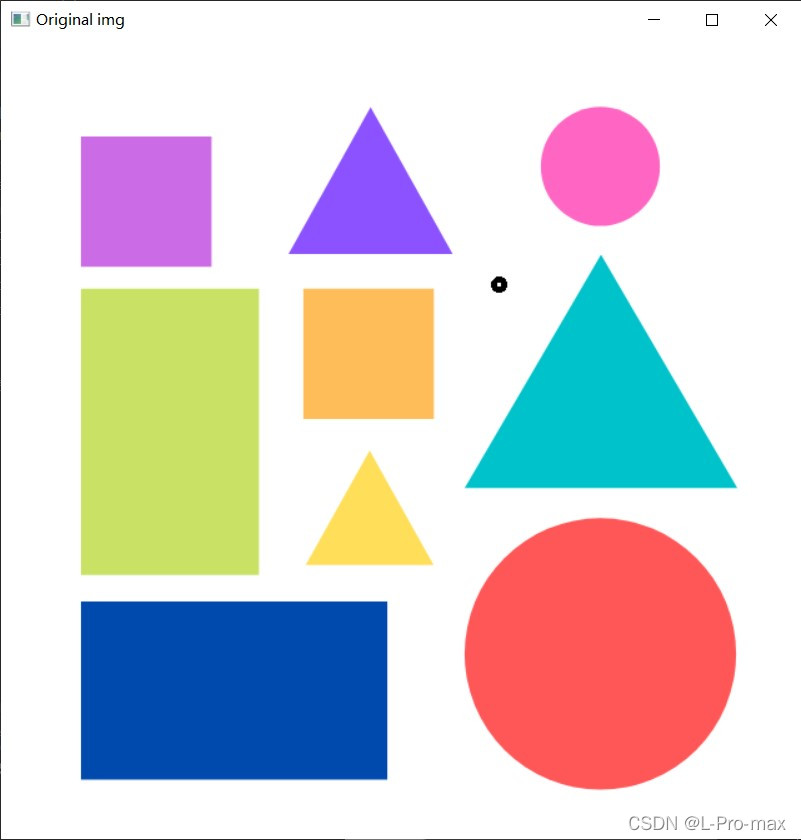
#> input picture 电赛视觉复现/rect1.jpeg, 801 x 840 px
$ jupyter execute --allow-errors '矩形检测.ipynb'
#> lines starting #> are read from the running program, lines starting #| are printed output that depends on the picture; after the words box and inside, x2 and y2 are one past the last pixel; in counts of white or black regions, pixels touching at a corner belong together
[cell 1]
import cv2

# 读取图像
img = cv2.imread('rect1.jpeg')
#> img is the input picture: shape (840, 801, 3); mean B, G, R 210.8, 208.1, 213.5
# 转换为灰度图像
gray = cv2.cvtColor(img, cv2.COLOR_BGR2GRAY)
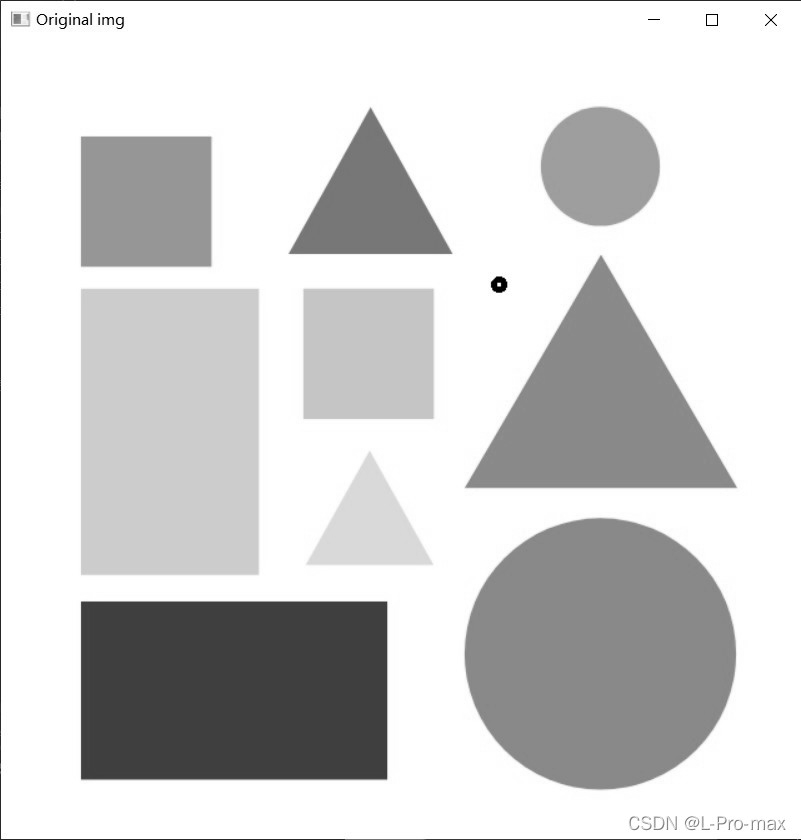
#> gray: shape (840, 801); min 0, max 255, mean 210
# 边缘检测
edges = cv2.Canny(gray, 50, 150)
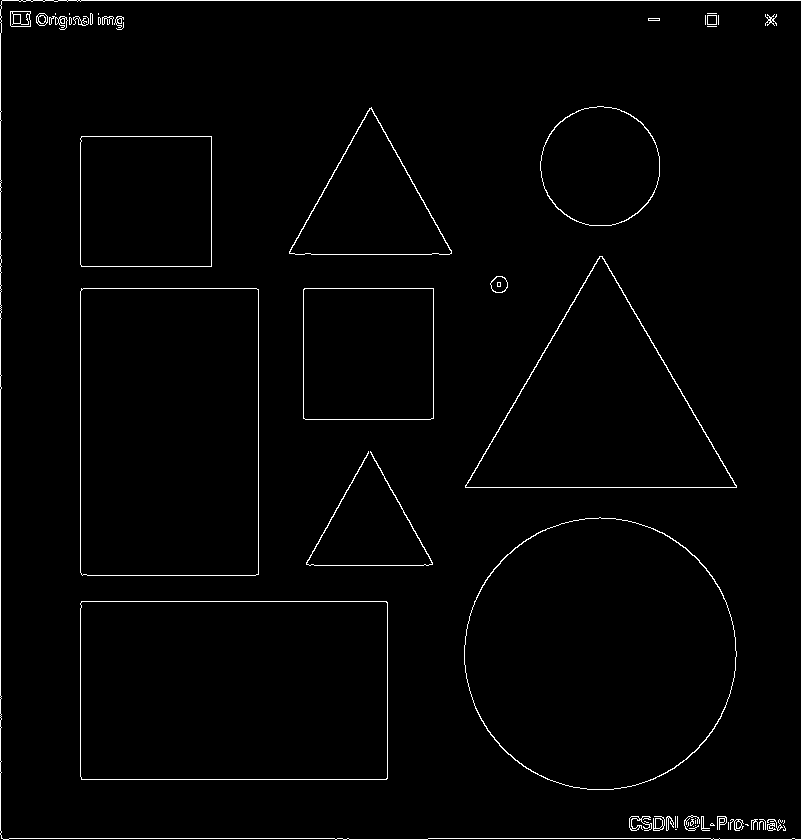
#> edges: shape (840, 801); 1.5% white in thin lines or dots
# 轮廓检测 得到所有轮廓和轮廓之间的关系
contours, hierarchy = cv2.findContours(edges, cv2.RETR_LIST, cv2.CHAIN_APPROX_SIMPLE)
#> contours = 118 contours, 66 with area under 20; largest, box (x1, y1, x2, y2) and area: (464, 517, 737, 790) 57926, (464, 517, 737, 790) 57697, (80, 601, 388, 780) 54638, (80, 601, 388, 780) 54634, (80, 288, 259, 576) 51072

for contour in contours:
    # 根据轮廓所围面积进行一次筛选
    if cv2.contourArea(contour) < 200:
        continue

    # 打印轮廓面积
    print(cv2.contourArea(contour), end=" ")

    # 多边形逼近 返回多边形顶点坐标
    approx = cv2.approxPolyDP(contour, # 输入轮廓
                              0.01*cv2.arcLength(contour, True), # 逼近误差 cv2.arcLength用于计算轮廓周长
                              True # 输出封闭多边形
                             )

    print(len(approx)) # 打印多边形逼近后的顶点数量
    if len(approx) == 4: # 矩形对应顶点数为4个
        cv2.drawContours(img, [approx], 0, (0,255,0), 3)
#> this loop made 118 passes
#> contour on passes 1, 4, 9, 10, 17, 19, 23, 24, 27, 36, 39, 44: [[675, 829], [676, 829]], [[693, 826]], [[695, 825]], [[772, 824], [773, 823], [774, 824], [773, 825]], [[728, 822], [728, 829]], [[688, 822], [688, 825], [687, 826], [688, 825]], [[784, 820], [784, 822], [783, 823], [784, 822]], [[753, 820], [754, 819], [755, 820], [754, 821]], [[695, 820], [695, 823]], [[695, 818]], [[667, 817], [668, 816], [669, 817], [668, 818]], [[677, 816], [677, 827]]
#> approx on passes 50, 51, 55, 56, 57, 58: [[80, 603], [385, 601], [387, 777], [82, 779]], [[81, 601], [81, 779], [387, 778], [386, 601]], [[305, 288], [433, 289], [432, 418], [303, 417]], [[83, 288], [258, 290], [257, 574], [81, 574]], [[304, 288], [303, 418], [433, 418], [433, 288]], [[81, 288], [81, 574], [258, 574], [258, 289]]
#| 54634.0 4
#| 54638.0 4
#| 57697.0 16
#| 57926.0 16
#| 17022.5 4
#| 51069.5 4
#| 17025.5 4
#| 51071.5 4
#> (further printed lines are left out)
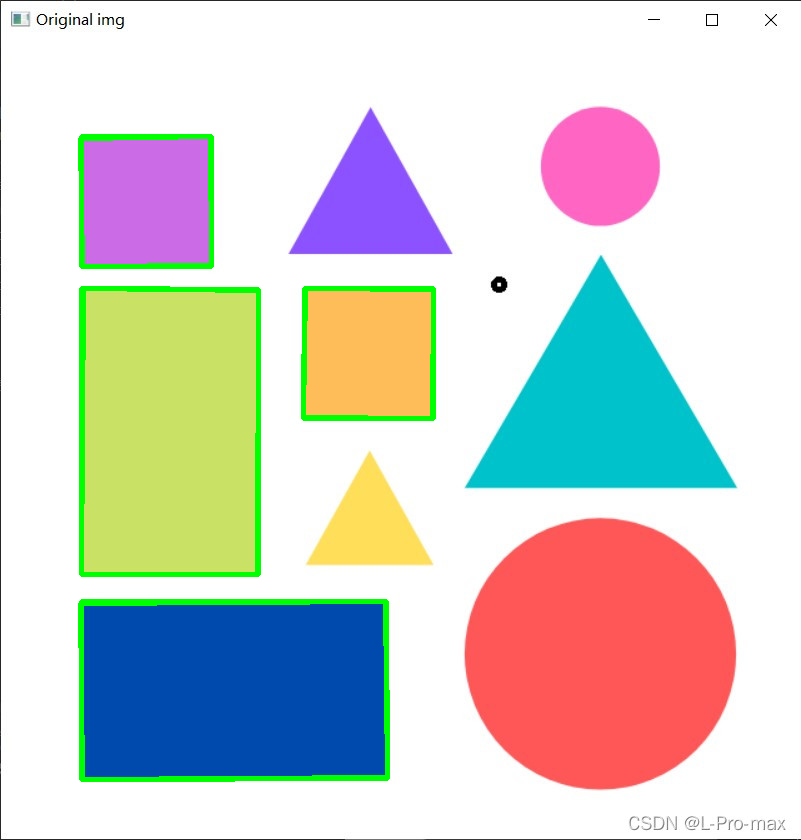
#> img: shape (840, 801, 3); 2.42% of pixels changed, all inside (x1, y1, x2, y2) = (78, 134, 436, 782)

cv2.imshow("image", img)
cv2.waitKey(0) # 无限期等待
cv2.destroyAllWindows() # 关闭所有窗口

#> (a cell that did not finish here is left out)

[cell 3]
len(contours)
#> Out = 118

[cell 4]
approx
#> Out = [[10, 11], [10, 25], [11, 26], [30, 26], [30, 20], [29, 19], [30, 11]]
